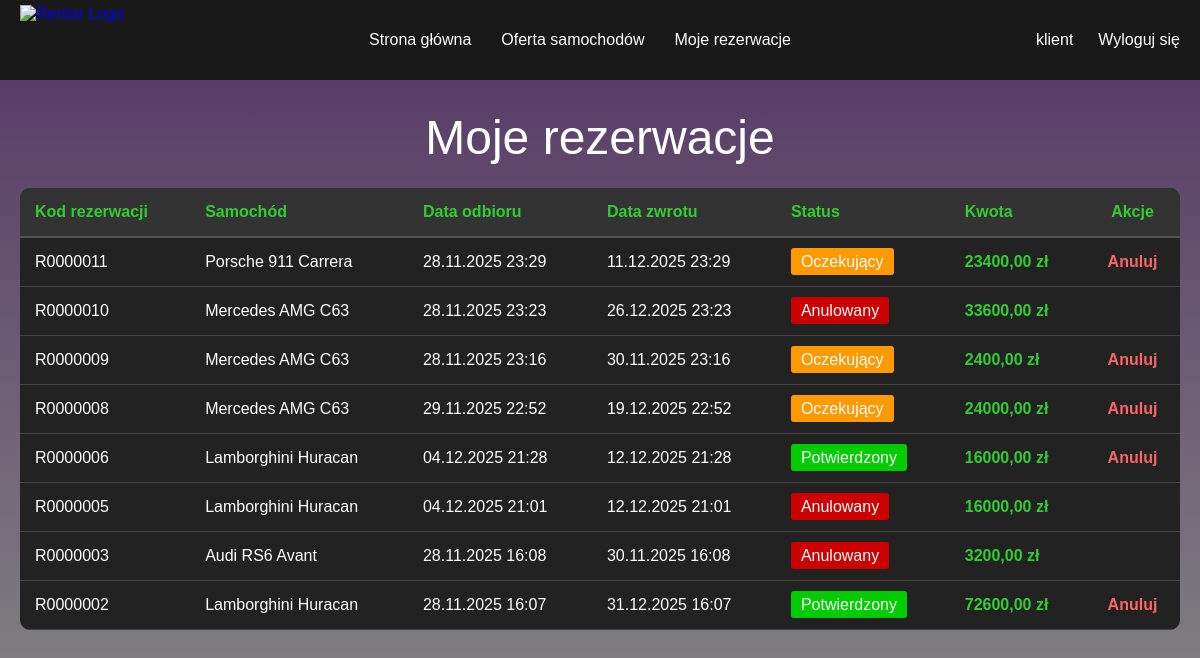
The page /moje-rezerwacje/ (signed in) on the database as committed earlier.
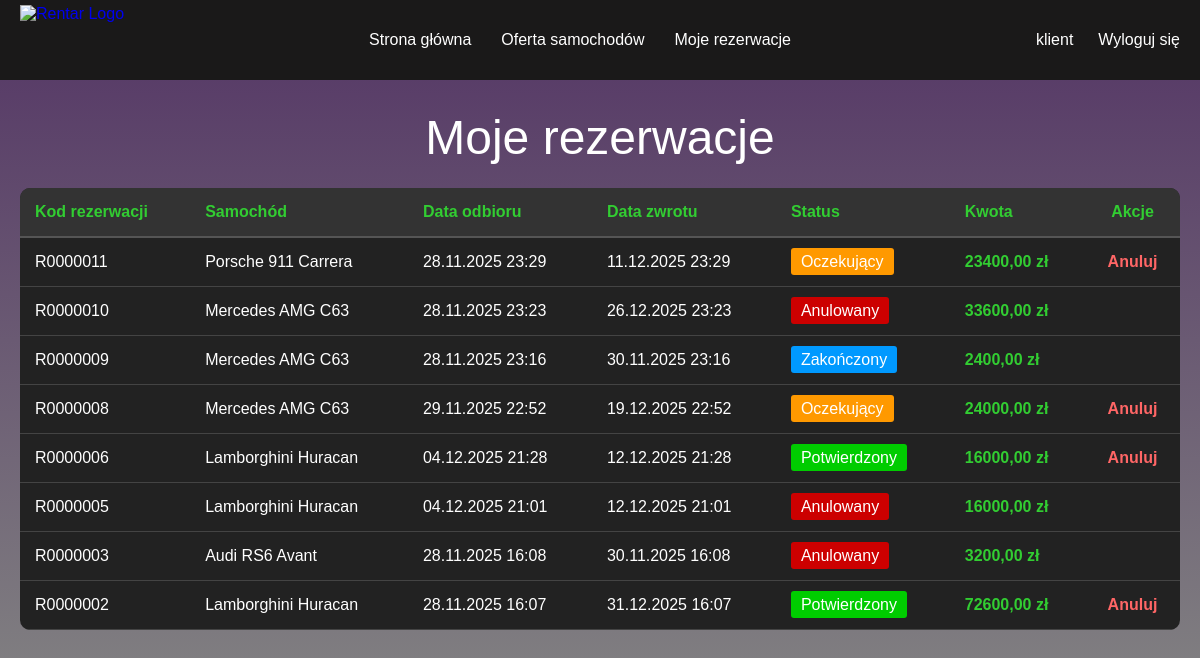
The same page on the database as committed later.
### rentar_app/models.py (models this page shows, shortened)
class Rezerwacja(models.Model):
    STATUS_CHOICES = [
        ('oczekujacy', 'Oczekujący'),
        ('potwierdzony', 'Potwierdzony'),
        ('zakonczony', 'Zakończony'),
        ('anulowany', 'Anulowany'),
    ]
    klient = models.ForeignKey(User, on_delete=models.CASCADE, related_name='rezerwacje_klient')
    imie_klienta = models.CharField(max_length=100, blank=True)
    nazwisko_klienta = models.CharField(max_length=100, blank=True)
    samochod = models.ForeignKey(Samochod, on_delete=models.CASCADE, related_name='rezerwacje')
    data_odbioru = models.DateTimeField()
    data_zwrotu = models.DateTimeField()
    miejsce_odbioru = models.CharField(max_length=200)
    miejsce_zwrotu = models.CharField(max_length=200)
    status = models.CharField(max_length=20, choices=STATUS_CHOICES, default='oczekujacy')
    pracownik_potwierdzajacy = models.ForeignKey(User, on_delete=models.SET_NULL, null=True, blank=True, related_name='rezerwacje_potwierdzone')
    data_utworzenia = models.DateTimeField(auto_now_add=True)
    data_modyfikacji = models.DateTimeField(auto_now=True)
    kod_rezerwacji = models.CharField(max_length=50, unique=True, editable=False)
    kwota_razem = models.DecimalField(max_digits=8, decimal_places=2, default=0)

class Samochod(models.Model):
    STATUS_CHOICES = [
        ('dostepny', 'Dostępny'),
        ('niedostepny', 'Niedostępny'),
    ]
    SKRZYNIA_CHOICES = [
        ('manualna', 'Manualna'),
        ('automatyczna', 'Automatyczna'),
    ]
    NAPED_CHOICES = [
        ('rwd', 'RWD'),
        ('awd', 'AWD'),
        ('fwd', 'FWD'),
    ]
    nazwa = models.CharField(max_length=100)
    rocznik = models.IntegerField()
    pojemnosc_silnika = models.CharField(max_length=50)
    moc = models.IntegerField()
    przyspieszenie = models.CharField(max_length=50)
    predkosc_maksymalna = models.IntegerField()
    skrzynia_biegow = models.CharField(max_length=20, choices=SKRZYNIA_CHOICES)
    liczba_miejsc = models.IntegerField()
    naped = models.CharField(max_length=10, choices=NAPED_CHOICES)
    cena_za_dobe = models.DecimalField(max_digits=8, decimal_places=2)
    status = models.CharField(max_length=20, choices=STATUS_CHOICES, default='dostepny')
    kod_samochodu = models.CharField(max_length=50, unique=True, editable=False)
    zdjecie = models.ImageField(upload_to='samochody/', null=True, blank=True)
    data_utworzenia = models.DateTimeField(auto_now_add=True)

### rentar_app/views.py (the view)
# urls.py: path('moje-rezerwacje/', views.moje_rezerwacje, name='moje_rezerwacje'),
@login_required(login_url='login')
def moje_rezerwacje(request):
    try:
        uzytkownik=Uzytkownik.objects.get(user=request.user)
        if uzytkownik.rola!='klient':
            messages.error(request,'Dostęp tylko dla klientów.')
            return redirect('index')
    except Uzytkownik.DoesNotExist:
        messages.error(request,'Błąd: profil użytkownika nie istnieje.')
        return redirect('index')
    rezerwacje=Rezerwacja.objects.filter(klient=request.user).order_by('-data_utworzenia')
    context={'rezerwacje':rezerwacje}
    return render(request,'moje_rezerwacje.html',context)

### rentar_app/templates/moje_rezerwacje.html (shortened to what this page needs)
{% extends 'base.html' %}
{% block content %}
<div style="max-width: 1200px;margin: 30px auto;padding: 0 20px;">
    <h1 class="tytul">Moje rezerwacje</h1>
    {% if rezerwacje %}
        <div style="overflow-x: auto;">
            <table style="width: 100%;background-color: #222222;border-collapse: collapse;">
                <thead>
                    <tr style="background-color: #333;">
                        <th style="color: limegreen;padding: 15px;text-align: left;border-bottom: 2px solid #555;">Kod rezerwacji</th>
                        <th style="color: limegreen;padding: 15px;text-align: left;border-bottom: 2px solid #555;">Samochód</th>
                        <th style="color: limegreen;padding: 15px;text-align: left;border-bottom: 2px solid #555;">Data odbioru</th>
                        <th style="color: limegreen;padding: 15px;text-align: left;border-bottom: 2px solid #555;">Data zwrotu</th>
                        <th style="color: limegreen;padding: 15px;text-align: left;border-bottom: 2px solid #555;">Status</th>
                        <th style="color: limegreen;padding: 15px;text-align: left;border-bottom: 2px solid #555;">Kwota</th>
                        <th style="color: limegreen;padding: 15px;text-align: center;border-bottom: 2px solid #555;">Akcje</th>
                    </tr>
                </thead>
                <tbody>
                    {% for rezerwacja in rezerwacje %}
                    <tr style="border-bottom: 1px solid #444;">
                        <td style="color: white;padding: 15px;">{{ rezerwacja.kod_rezerwacji }}</td>
                        <td style="color: white;padding: 15px;">{{ rezerwacja.samochod.nazwa }}</td>
                        <td style="color: white;padding: 15px;">{{ rezerwacja.data_odbioru|date:"d.m.Y H:i" }}</td>
                        <td style="color: white;padding: 15px;">{{ rezerwacja.data_zwrotu|date:"d.m.Y H:i" }}</td>
                        <td style="color: white;padding: 15px;">
                            {% if rezerwacja.status == 'oczekujacy' %}
                                <span style="background-color: #ff9900;padding: 5px 10px;border-radius: 3px;">Oczekujący</span>
                            {% elif rezerwacja.status == 'potwierdzony' %}
                                <span style="background-color: #00cc00;padding: 5px 10px;border-radius: 3px;">Potwierdzony</span>
                            {% elif rezerwacja.status == 'zakonczony' %}
                                <span style="background-color: #0099ff;padding: 5px 10px;border-radius: 3px;">Zakończony</span>
                            {% elif rezerwacja.status == 'anulowany' %}
                                <span style="background-color: #cc0000;padding: 5px 10px;border-radius: 3px;">Anulowany</span>
                            {% endif %}
                        </td>
                        <td style="color: limegreen;padding: 15px;font-weight: bold;">{{ rezerwacja.kwota_razem }} zł</td>
                        <td style="color: white;padding: 15px;text-align: center;">
                            {% if rezerwacja.status in 'oczekujacy,potwierdzony' %}
                                <a href="{% url 'anuluj_rezerwacje' rezerwacja.id %}" style="color: #ff6666;text-decoration: none;font-weight: bold;" onclick="return confirm('Na pewno chcesz anulować tę rezerwację?');">
                                    Anuluj
                                </a>
                            {% endif %}
                        </td>
                    </tr>
                    {% endfor %}
                </tbody>
            </table>
        </div>
    {% endif %}
</div>
{% endblock %}

Rows that differ between the two databases and show on the page:
changed Rezerwacja (number 3 of 8 on the later page): status "Oczekujący Anuluj" → "Zakończony"
